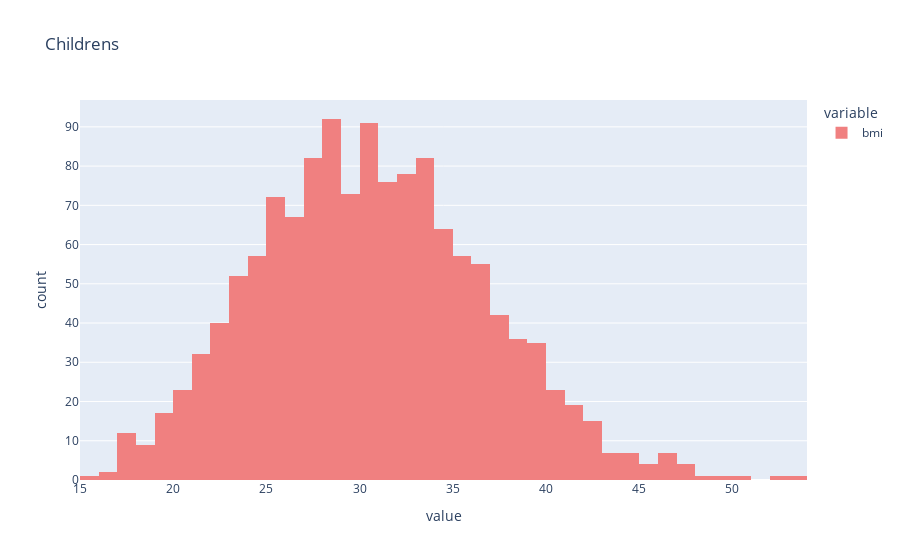

The code cell stored with this chart in its notebook:
### Code cell
px.histogram(Insurance.bmi,color_discrete_sequence=['lightcoral'],title='Childrens')

### Figure 1 — Plotly figure (JSON) as saved in the notebook; plotly's stock layout.template omitted (floating-point values rounded to 4 significant figures; data arrays with more than 128 entries replaced by an {"elided": "..."} marker saying what was removed)
{"data": [{"alignmentgroup": "True", "bingroup": "x", "hovertemplate": "variable=bmi<br>value=%{x}<br>count=%{y}<extra></extra>", "legendgroup": "bmi", "marker": {"color": "lightcoral", "pattern": {"shape": ""}}, "name": "bmi", "offsetgroup": "bmi", "orientation": "v", "showlegend": true, "type": "histogram", "x": {"elided": "1338 float values"}, "xaxis": "x", "yaxis": "y"}], "layout": {"barmode": "relative", "legend": {"title": {"text": "variable"}, "tracegroupgap": 0}, "title": {"text": "Childrens"}, "xaxis": {"anchor": "y", "domain": [0, 1], "title": {"text": "value"}}, "yaxis": {"anchor": "x", "domain": [0, 1], "title": {"text": "count"}}}}
